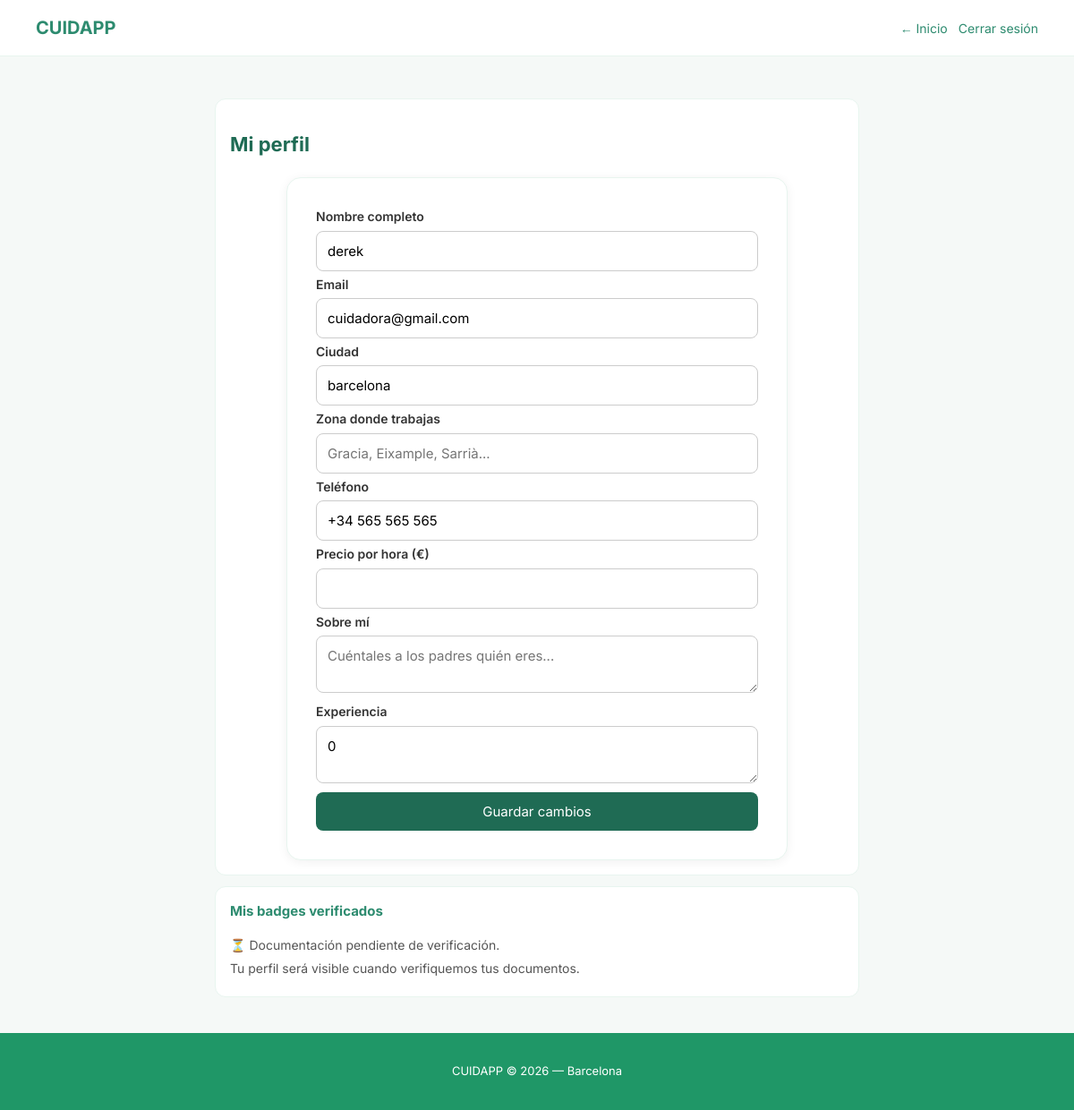
The app's page /perfil-cuidador.php (signed in) with its own data.
### tables this page shows
CREATE TABLE `cuidadoras` (
  `id` int(11) NOT NULL,
  `nombre` varchar(100) NOT NULL,
  `email` varchar(150) NOT NULL,
  `password` varchar(255) NOT NULL,
  `ciudad` varchar(100) DEFAULT NULL,
  `telefono` varchar(20) DEFAULT NULL,
  `foto` varchar(255) DEFAULT NULL,
  `experiencia` tinyint(3) UNSIGNED DEFAULT 0,
  `verificada` tinyint(1) DEFAULT 0,
  `fecha_registro` datetime DEFAULT current_timestamp(),
  `zona` varchar(100) DEFAULT NULL,
  `descripcion` text DEFAULT NULL,
  `precio_hora` decimal(5,2) DEFAULT NULL,
  `estado` varchar(20) DEFAULT 'disponible',
  `dias_disponibles` varchar(100) DEFAULT NULL,
  `radio_km` tinyint(3) UNSIGNED DEFAULT 5,
  `hora_inicio` time DEFAULT NULL,
  `hora_fin` time DEFAULT NULL,
  `precio_por_hora` decimal(5,2) DEFAULT NULL,
  `precio` decimal(5,2) DEFAULT NULL
);

### perfil-cuidador.php (the view, shortened to what this page needs)
<?php
$conexion = mysqli_connect("localhost", "root", "", "cuidapp_db");
$id = $_SESSION["cuidadora_id"];
$sql = "SELECT * FROM cuidadoras WHERE id = " . $id;
$resultado = mysqli_query($conexion, $sql);
$cuidadora = mysqli_fetch_assoc($resultado);
?>
<!DOCTYPE html>
<html lang="es">
<head>
    <link rel="stylesheet" href="estilos.css">
</head>
<body>
<header>
    <h1>CUIDAPP</h1>
    <nav>
        <a href="dashboard-cuidador.php">← Inicio</a>
        <a href="cerrar-sesion-cuidador.php">Cerrar sesión</a>
    </nav>
</header>
<section id="perfil">
    <div class="card">
        <h2>Mi perfil</h2>
        <form action="actualizar-cuidadora.php" method="POST">
            <p>
                <label>Nombre completo</label><br>
                <input type="text" name="nombre" value="<?php echo $cuidadora['nombre']; ?>">
            </p>
            <p>
                <label>Email</label><br>
                <input type="email" name="email" value="<?php echo $cuidadora['email']; ?>">
            </p>
            <p>
                <label>Ciudad</label><br>
                <input type="text" name="ciudad" value="<?php echo $cuidadora['ciudad']; ?>">
            </p>
            <p>
                <label>Zona donde trabajas</label><br>
                <input type="text" name="zona" value="<?php echo $cuidadora['zona']; ?>" placeholder="Gracia, Eixample, Sarrià...">
            </p>
            <p>
                <label>Teléfono</label><br>
                <input type="tel" name="telefono" value="<?php echo $cuidadora['telefono']; ?>">
            </p>
            <p>
                <label>Precio por hora (€)</label><br>
                <input type="number" name="precio" value="<?php echo $cuidadora['precio']; ?>" min="10" max="20">
            </p>
            <p>
                <label>Sobre mí</label><br>
                <textarea name="descripcion" placeholder="Cuéntales a los padres quién eres..."><?php echo $cuidadora['descripcion']; ?></textarea>
            </p>
            <p>
                <label>Experiencia</label><br>
                <textarea name="experiencia" placeholder="Años de experiencia, titulaciones, especialidades..."><?php echo $cuidadora['experiencia']; ?></textarea>
            </p>
            <p>
                <button type="submit">Guardar cambios</button>
            </p>
        </form>
    </div>
    <div class="card">
        <h3>Mis badges verificados</h3>
        <?php if ($cuidadora['verificada']): ?>
            <p>✓ Certificado de antecedentes penales</p>
            <p>✓ Certificado de delitos de naturaleza sexual</p>
            <p>✓ Documentación verificada por CUIDAPP</p>
        <?php else: ?>
            <p>⏳ Documentación pendiente de verificación.</p>
            <p>Tu perfil será visible cuando verifiquemos tus documentos.</p>
        <?php endif; ?>
    </div>
</section>
<footer>
    <p>CUIDAPP © 2026 — Barcelona</p>
</footer>
</body>
</html>

### estilos.css (style rules this page uses)
:root { --color-principal: #2d8b6f; --color-oscuro: #1f6b54; --fondo-suave: #f5f9f7; --borde-suave: #e8f5ef; --texto-principal: #333333; --texto-secundario: #555555; --radio: 12px; --sombra: 0 2px 12px rgba(0,0,0,0.06); }
*, *::before, *::after { box-sizing: border-box; }
body { background-color: var(--fondo-suave); font-family: 'Inter', sans-serif; margin: 0; padding: 0; padding-top: 64px; color: var(--texto-principal); font-size: 15px; line-height: 1.5; }
header { background-color: #ffffff; padding: 14px 16px; color: var(--color-principal); display: flex; justify-content: space-between; align-items: center; border-bottom: 1px solid var(--borde-suave); position: fixed; top: 0; left: 0; right: 0; z-index: 100; }
header h1 { margin: 0; color: var(--color-principal); font-size: 18px; font-weight: 700; }
header a { color: var(--color-principal); text-decoration: none; font-size: 14px; }
header nav { display: flex; gap: 12px; align-items: center; flex-wrap: wrap; }
header nav a { color: var(--color-principal); text-decoration: none; font-size: 14px; }
section { max-width: 760px; margin: 24px auto; padding: 0 16px; }
h2 { color: var(--color-oscuro); font-size: 20px; margin-bottom: 8px; }
h3 { color: var(--color-principal); font-size: 16px; margin-top: 0; }
footer { background-color: #1f9767; color: white; text-align: center; padding: 20px 16px; margin-top: 40px; font-size: 13px; }
button { background-color: var(--color-oscuro); color: white; border: none; padding: 12px 24px; border-radius: 8px; font-size: 15px; font-family: 'Inter', sans-serif; cursor: pointer; width: 100%; }
form { background-color: white; border: 1px solid var(--borde-suave); border-radius: 16px; padding: 24px 20px; margin-top: 20px; box-shadow: var(--sombra); }
input[type="text"], input[type="email"], input[type="password"], input[type="tel"], input[type="number"], input[type="date"], input[type="time"], select, textarea { width: 100%; padding: 12px; border: 1px solid #cccccc; border-radius: 8px; font-size: 15px; font-family: 'Inter', sans-serif; margin-top: 4px; box-sizing: border-box; background-color: white; }
label { font-weight: 600; color: var(--texto-principal); font-size: 14px; }
.card { background-color: white; border: 1px solid var(--borde-suave); border-radius: var(--radio); padding: 16px; margin-bottom: 12px; }
.card h3 { color: var(--color-principal); margin-top: 0; font-size: 15px; }
.card p { color: var(--texto-secundario); font-size: 14px; line-height: 1.6; margin: 4px 0; }
@media (min-width: 600px) { body { padding-top: 70px; } }
@media (min-width: 600px) { header { padding: 16px 32px; } }
@media (min-width: 600px) { section { padding: 0 24px; margin: 32px auto; } }
@media (min-width: 600px) { form { padding: 28px 32px; } }
@media (min-width: 600px) { h2 { font-size: 22px; } }
@media (min-width: 900px) { header { padding: 16px 40px; } }
@media (min-width: 900px) { header h1 { font-size: 20px; } }
@media (min-width: 900px) { section { padding: 0 20px; margin: 40px auto; } }
@media (min-width: 900px) { form { max-width: 560px; margin-left: auto; margin-right: auto; } }

### records on screen
cuidadoras: nombre "derek", email "cuidadora@gmail.com", ciudad "barcelona", telefono "+34 565 565 565", experiencia "0"
